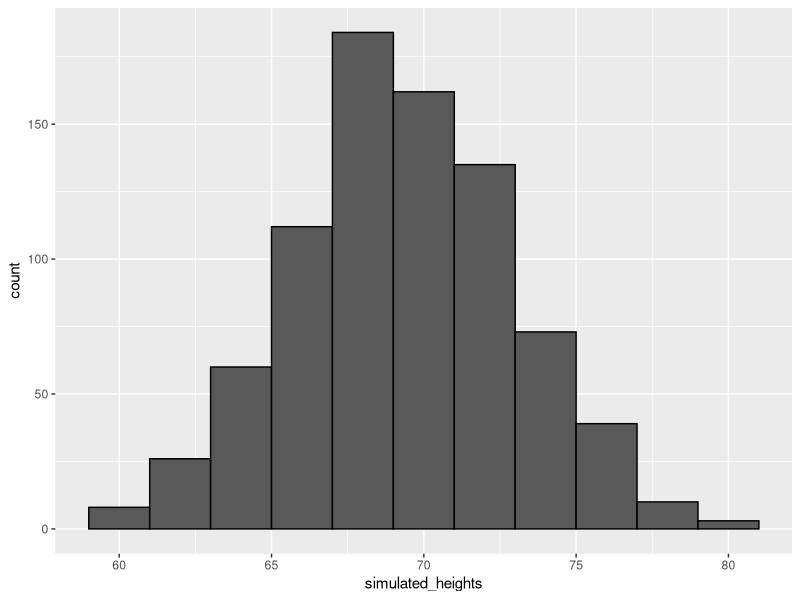
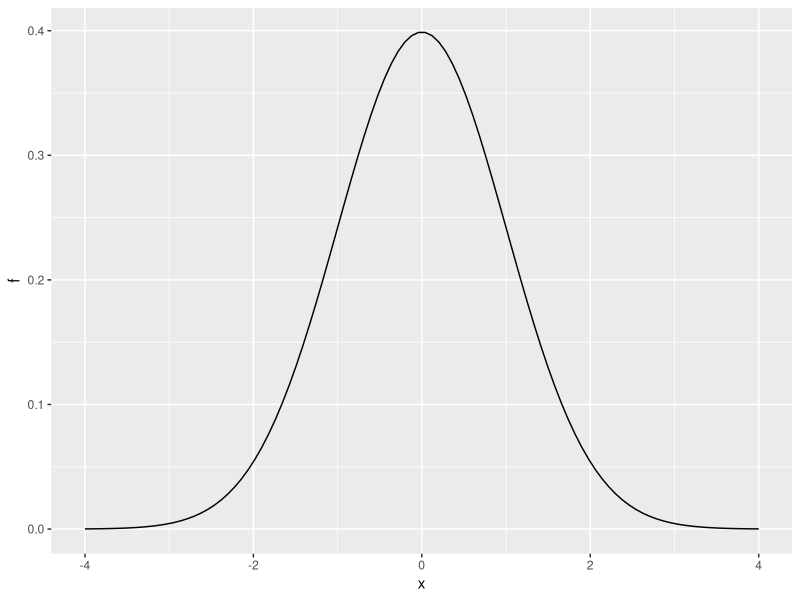
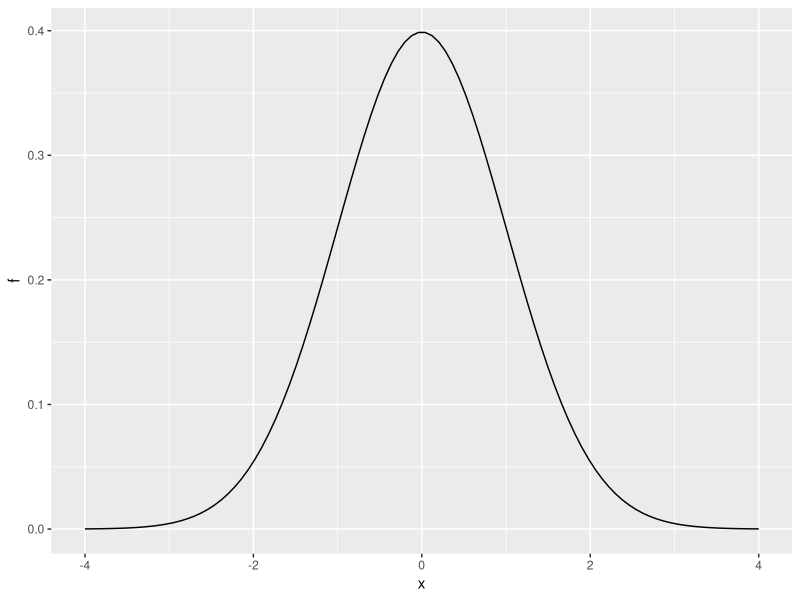

These charts were generated, in order, by the following R code:
# definimos x como las alturas de hombres del dataset
library(tidyverse)
library(dslabs)
data(heights)
x <- heights %>% filter(sex == "Male") %>% pull(height)

# generamos datos simulados utilizando la distribucion normal
# ambos tienen n objetos
n <- length(x)
avg <- mean(x)
s <- sd(x)
simulated_heights <- rnorm(n, avg, s)

# graficamos para los datos simulados
data.frame(simulated_heights = simulated_heights) %>%
    ggplot(aes(simulated_heights)) +
    geom_histogram(color="black", binwidth = 2)
#simulacion de monte carlo
B <- 10000
tallest <- replicate(B, {
    simulated_data <- rnorm(800, avg, s)
    max(simulated_data)    # determina la altura maxima
})
mean(tallest >= 7*12) #proporcion de seven footer

#otras distribuciones
x <- seq(-4, 4, length.out = 100)
qplot(x, f, geom = "line", data = data.frame(x, f = dnorm(x)))

x <- seq(-4, 4, length.out = 100)
data.frame(x, f = dnorm(x)) %>%
    ggplot(aes(x,f)) +
    geom_line()
